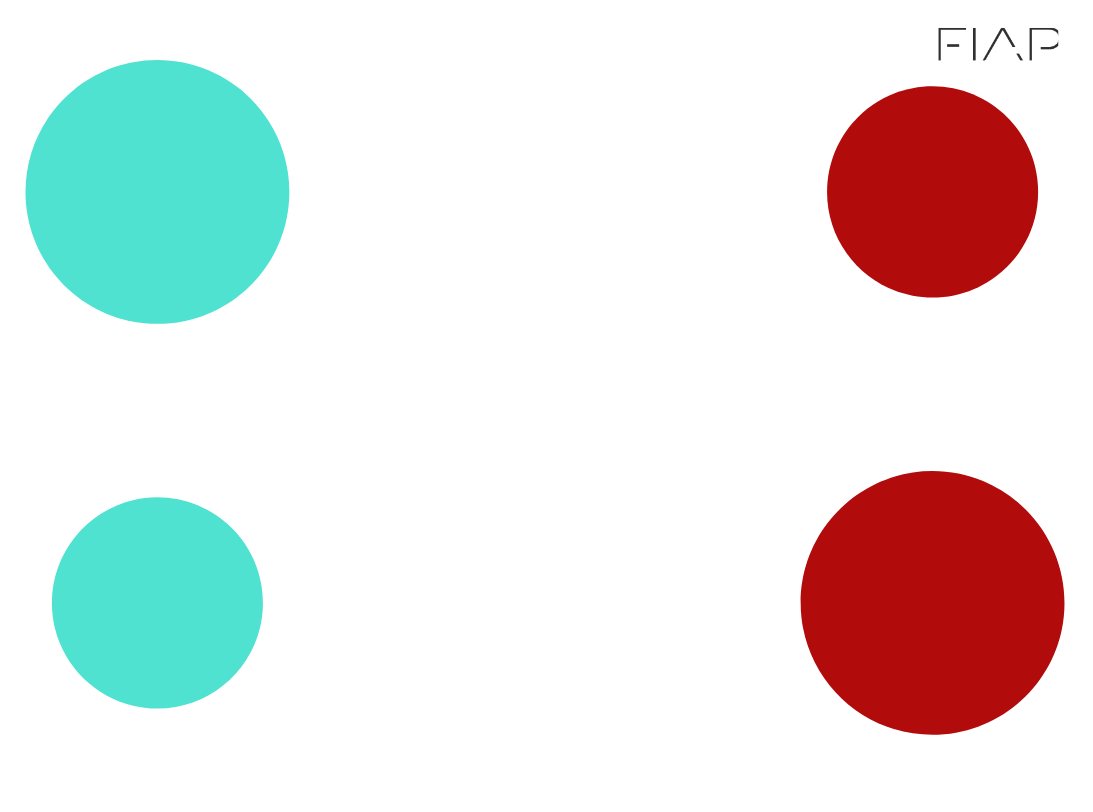
#> input picture image/circulos.png, 1093 x 812 px, found by its file name
$ jupyter execute opencv_nac.ipynb   (shell and % lines are left out)
#> lines starting #> are read from the running program, lines starting #| are printed output that depends on the picture; after the words box and inside, x2 and y2 are one past the last pixel; in counts of white or black regions, pixels touching at a corner belong together
# R1
Segmenta ou filtra os círculos maiores da imagem baseado em cores ou canais da imagem ou por exemplos com contornos e produz output visual. Exibe a área e o centro de massa da imagem. Use circulo.png

[cell 1]

import cv2
from matplotlib import pyplot as plt
import numpy as np
import math

def segmentAndCalculate(mask):
  contour, _ = cv2.findContours(mask, cv2.RETR_TREE, cv2.CHAIN_APPROX_SIMPLE)
  mask_rgb = cv2.cvtColor(mask, cv2.COLOR_GRAY2RGB)

  big = None
  small = None
  small_area = cv2.contourArea(contour[0])
  big_area = 0

  for c in contour:
    area = cv2.contourArea(c)
    if area <= small_area:
      small_area = area
      small = c

  for c in contour:
      area = cv2.contourArea(c)
      if area > big_area:
          big_area = area
          big = c
  mask = cv2.fillPoly(mask_rgb, [small], 0)

  hough_mask = mask.copy()

  M = cv2.moments(big)
  if M["m00"] != 0:
    cx = int(M["m10"] / M["m00"])
    cy = int(M["m01"] / M["m00"])

  size = 20
  color = (128,128,0)
  cv2.line(mask,(cx - size,cy),(cx + size,cy),color,5)
  cv2.line(mask,(cx,cy - size),(cx, cy + size),color,5)

  font = cv2.FONT_HERSHEY_SIMPLEX
  cv2.putText(mask, f'Area: {str(big_area)}', (cx-100,cy+170), font,1,(200,50,0),2,cv2.LINE_AA)

  return mask, hough_mask, cx, cy

img = cv2.imread("circulos.png")
#> img is the input picture: shape (812, 1093, 3); mean B, G, R 225.5, 227.3, 229.2
img_rgb = cv2.cvtColor(img, cv2.COLOR_BGR2RGB)
img_hsv = cv2.cvtColor(img, cv2.COLOR_BGR2HSV)
#> img_hsv: shape (812, 1093, 3); mean H, S, V 8.8, 40.9, 244.1

red_lower_hsv = np.array([0, 200, 85])
red_upper_hsv = np.array([15, 255, 255])

blue_lower_hsv = np.array([80, 100, 100])
blue_upper_hsv = np.array([100, 210, 255])

red_mask = cv2.inRange(img_hsv, red_lower_hsv, red_upper_hsv)
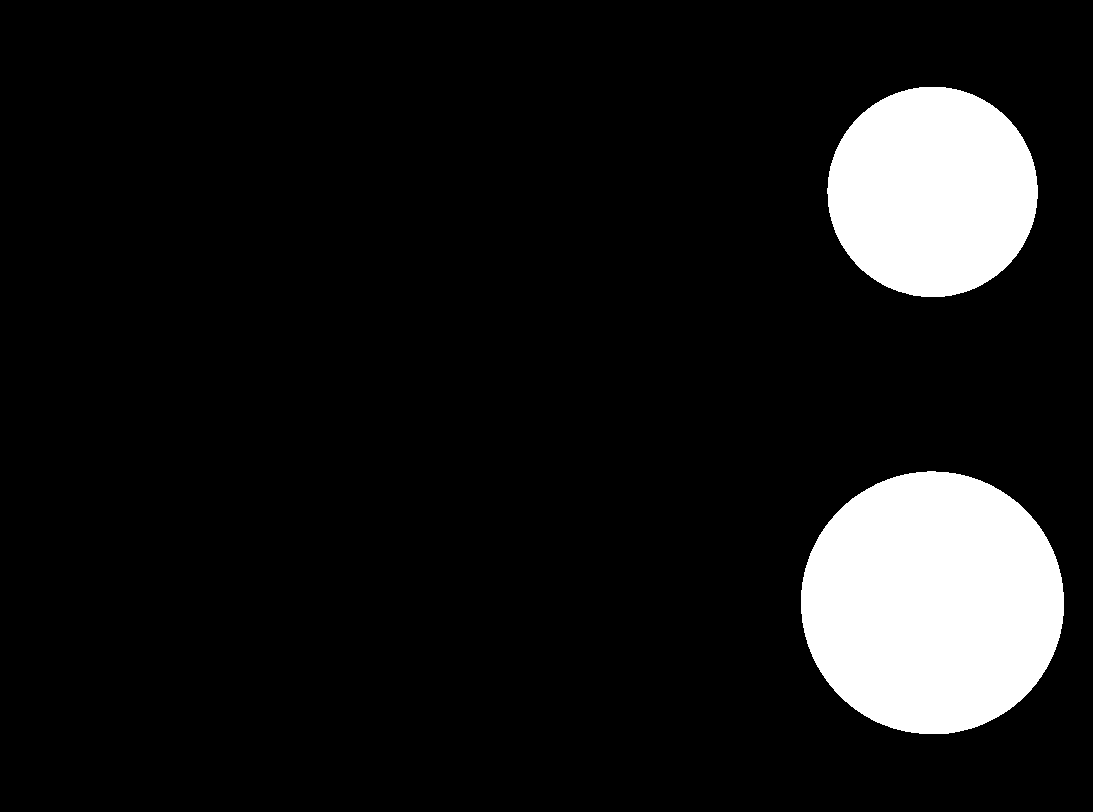
#> red_mask: shape (812, 1093); 10% white; 2 white regions, box (x1, y1, x2, y2) and area: (801, 471, 1064, 734) 54351, (827, 87, 1038, 297) 34795
blue_mask = cv2.inRange(img_hsv, blue_lower_hsv, blue_upper_hsv)
#> blue_mask: shape (812, 1093); 10.1% white; 2 white regions

mask_red,hough_mask_red, cx_red, cy_red = segmentAndCalculate(red_mask)
#> in segmentAndCalculate, `contour, _ = cv2.findContours(mask, cv2.RETR_TREE, cv2.CHAIN_APPROX_SI..`: contour = 2 contours; box (x1, y1, x2, y2) and area: (801, 471, 1064, 734) 53979, (827, 87, 1038, 297) 34497
#> in segmentAndCalculate, `small_area = cv2.contourArea(contour[0])`: small_area = 53979
#> the loop in segmentAndCalculate, `for c in contour:` made 2 passes
#> (area, small_area) on passes 1 to 2: (53979, 53979), (34497, 34497)
#> after the loop in segmentAndCalculate, `for c in contour:`: small = contour of 304 points, box (x1, y1, x2, y2) (827, 87, 1038, 297), area 34497; small_area = 34497
#> the loop in segmentAndCalculate, `for c in contour:` made 2 passes
#> area on pass 2: 34497
#> after the loop in segmentAndCalculate, `for c in contour:`: big = contour of 374 points, box (x1, y1, x2, y2) (801, 471, 1064, 734), area 53979; big_area = 53979
#> in segmentAndCalculate, `mask = cv2.fillPoly(mask_rgb, [small], 0)`: mask: shape (812, 1093, 3); 6.1% white; 1 white region
#> in segmentAndCalculate, `M = cv2.moments(big)`: M = moments, m00 53979, centre m10/m00, m01/m00 = (932, 602.4)
#> in segmentAndCalculate, `cx = int(M["m10"] / M["m00"])`: cx = 932
#> in segmentAndCalculate, `cy = int(M["m01"] / M["m00"])`: cy = 602
#> in segmentAndCalculate, `cv2.line(mask,(cx - size,cy),(cx + size,cy),color,5)`: mask: shape (812, 1093, 3); mean B, G, R 15.6, 15.6, 15.5
#> in segmentAndCalculate, `cv2.line(mask,(cx,cy - size),(cx, cy + size),color,5)`: mask: shape (812, 1093, 3); mean B, G, R 15.5, 15.5, 15.5
#> in segmentAndCalculate, `cv2.putText(mask, f'Area: {str(big_area)}', (cx-100,cy+170), font,1,(2..`:
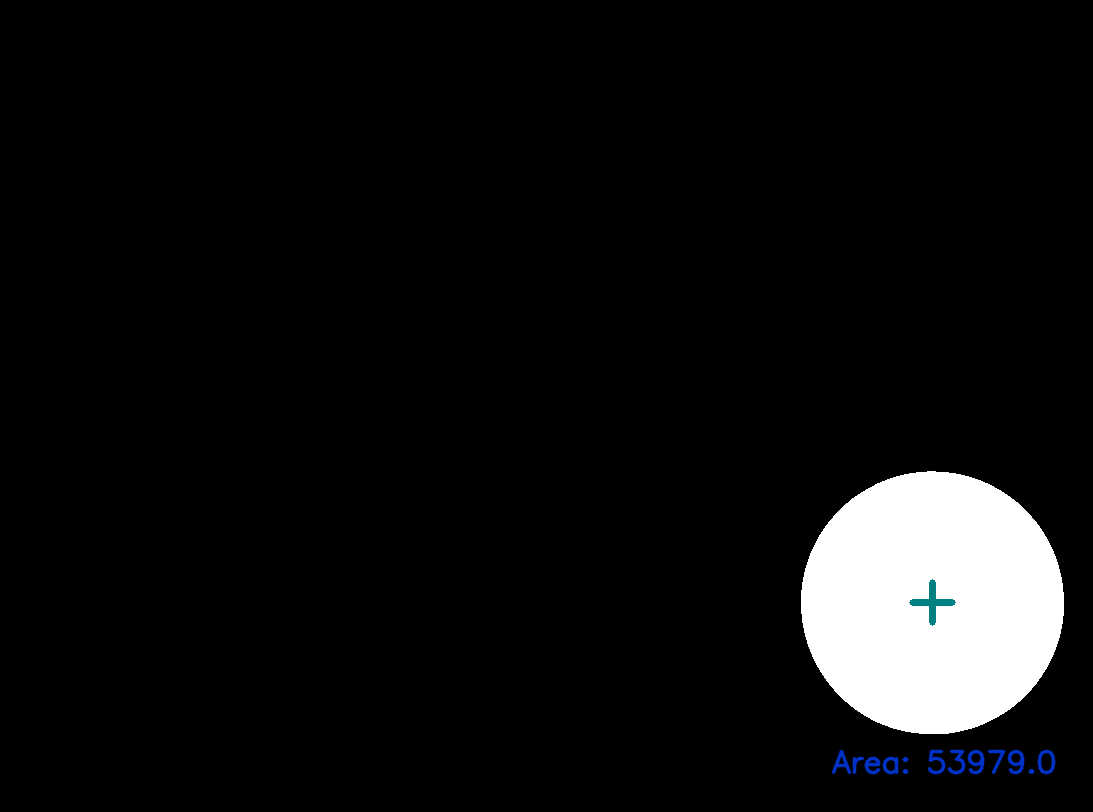
#> mask: shape (812, 1093, 3); mean B, G, R 15.9, 15.6, 15.5
#> cx_red = 932; cy_red = 602
mask_blue, hough_mask_blue, cx_blue, cy_blue = segmentAndCalculate(blue_mask)
#> in segmentAndCalculate (call 2), `contour, _ = cv2.findContours(mask, cv2.RETR_TREE, cv2.CHAIN_APPROX_SI..`: contour = 2 contours; box (x1, y1, x2, y2) and area: (26, 60, 289, 324) 54214, (52, 497, 263, 708) 34614
#> in segmentAndCalculate (call 2), `mask_rgb = cv2.cvtColor(mask, cv2.COLOR_GRAY2RGB)`: mask_rgb: shape (812, 1093, 3); 10.1% white; 2 white regions, box (x1, y1, x2, y2) and area: (26, 60, 289, 324) 54587, (52, 497, 263, 708) 34912
#> in segmentAndCalculate (call 2), `small_area = cv2.contourArea(contour[0])`: small_area = 34614
#> the loop in segmentAndCalculate (call 2), `for c in contour:` made 2 passes
#> (area, small_area) on pass 1: (34614, 34614)
#> area on pass 2: 54214
#> after the loop in segmentAndCalculate (call 2), `for c in contour:`: small = contour of 302 points, box (x1, y1, x2, y2) (52, 497, 263, 708), area 34614; small_area = 34614
#> the loop in segmentAndCalculate (call 2), `for c in contour:` made 2 passes
#> (area, big_area) on passes 1 to 2: (34614, 34614), (54214, 54214)
#> after the loop in segmentAndCalculate (call 2), `for c in contour:`: big = contour of 374 points, box (x1, y1, x2, y2) (26, 60, 289, 324), area 54214; big_area = 54214
#> in segmentAndCalculate (call 2), `mask = cv2.fillPoly(mask_rgb, [small], 0)`: mask: shape (812, 1093, 3); 6.2% white; 1 white region, box (x1, y1, x2, y2) and area: (26, 60, 289, 324) 54587
#> in segmentAndCalculate (call 2), `M = cv2.moments(big)`: M = moments, m00 54214, centre m10/m00, m01/m00 = (156.9, 191.5)
#> in segmentAndCalculate (call 2), `cx = int(M["m10"] / M["m00"])`: cx = 156
#> in segmentAndCalculate (call 2), `cy = int(M["m01"] / M["m00"])`: cy = 191
#> in segmentAndCalculate (call 2), `cv2.line(mask,(cx - size,cy),(cx + size,cy),color,5)`: mask: shape (812, 1093, 3); mean B, G, R 15.6, 15.6, 15.6
#> in segmentAndCalculate (call 2), `cv2.line(mask,(cx,cy - size),(cx, cy + size),color,5)`: mask: shape (812, 1093, 3); mean B, G, R 15.6, 15.6, 15.5
#> in segmentAndCalculate (call 2), `cv2.putText(mask, f'Area: {str(big_area)}', (cx-100,cy+170), font,1,(2..`:
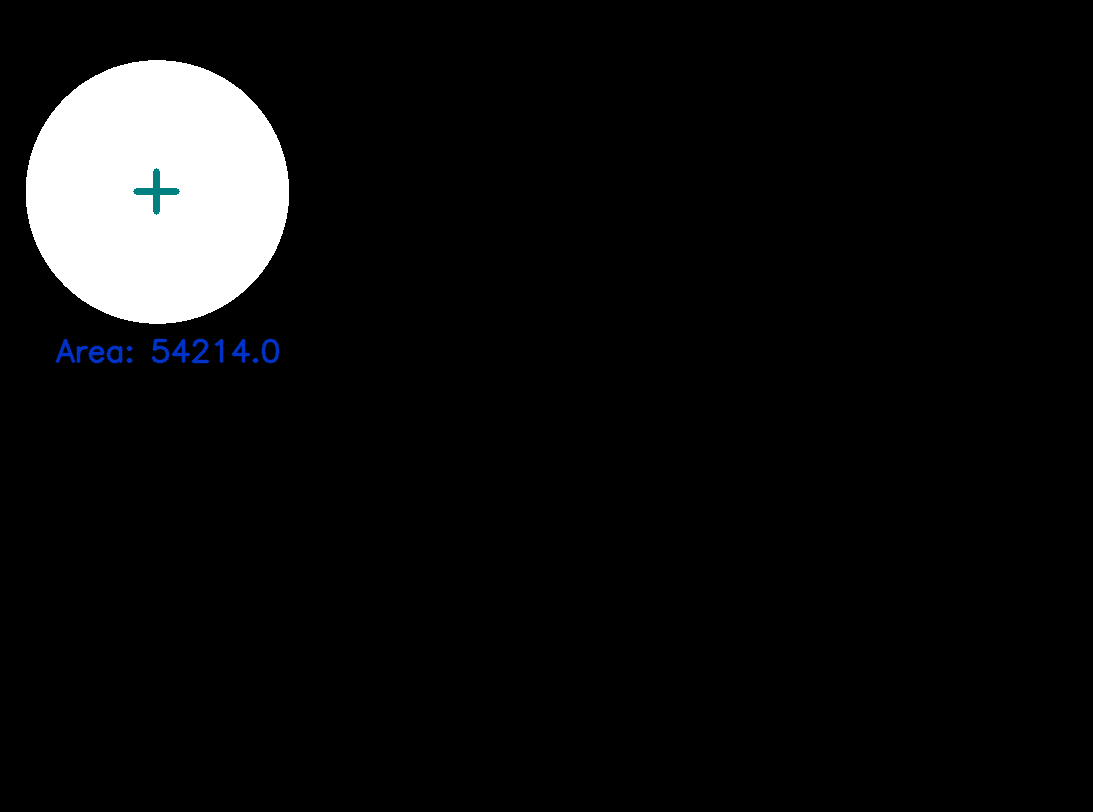
#> mask: shape (812, 1093, 3); mean B, G, R 16, 15.7, 15.5
#> cx_blue = 156; cy_blue = 191

mask = cv2.bitwise_or(mask_red, mask_blue)

hough_mask = cv2.bitwise_or(hough_mask_red, hough_mask_blue)
#> hough_mask: shape (812, 1093, 3); 12.3% white; 2 white regions, box (x1, y1, x2, y2) and area: (26, 60, 289, 324) 54587, (801, 471, 1064, 734) 54351

fig = plt.figure(figsize=(20,20))
plt.subplot(1, 2, 1)
plt.imshow(img_rgb, vmin=0, vmax=255);
plt.subplot(1, 2, 2)
plt.imshow(mask, cmap="Greys_r", vmin=0, vmax=255)
plt.show()
#> figure, not shown here; B, G, R data is drawn as R, G, B

# R2
Faz o R1, Detecta o contorno dos círculos com a transformada de hough, traça uma reta entre os dois centros dos círculos e calcula o ângulo de inclinação da reta em relação o plano horizontal e exibe esse resultado.

[cell 2]
img_gray = cv2.cvtColor(hough_mask, cv2.COLOR_BGR2GRAY)
edges = cv2.Canny(img_gray,50,150)
#> edges: shape (812, 1093); 0.2% white in thin lines or dots, all inside (x1, y1, x2, y2) = (25, 59, 1064, 734)
circles = cv2.HoughCircles(img_gray,cv2.HOUGH_GRADIENT,1,60,param1=30,param2=20,minRadius=1,maxRadius=0)
#> circles = [[158.5, 191.5, 132.6], [929.5, 602.5, 129.4]]
bordas_rgb = cv2.cvtColor(edges, cv2.COLOR_GRAY2RGB)
output = bordas_rgb


if circles is not None:
    circles = np.uint16(np.around(circles))
#> circles = [[158, 192, 133], [930, 602, 129]]
    for i in circles[0,:]:
        cv2.circle(output,(i[0],i[1]),i[2],(0,255,0),10)
        cv2.circle(output,(i[0],i[1]),2,(0,0,255),20)
#> this loop made 2 passes
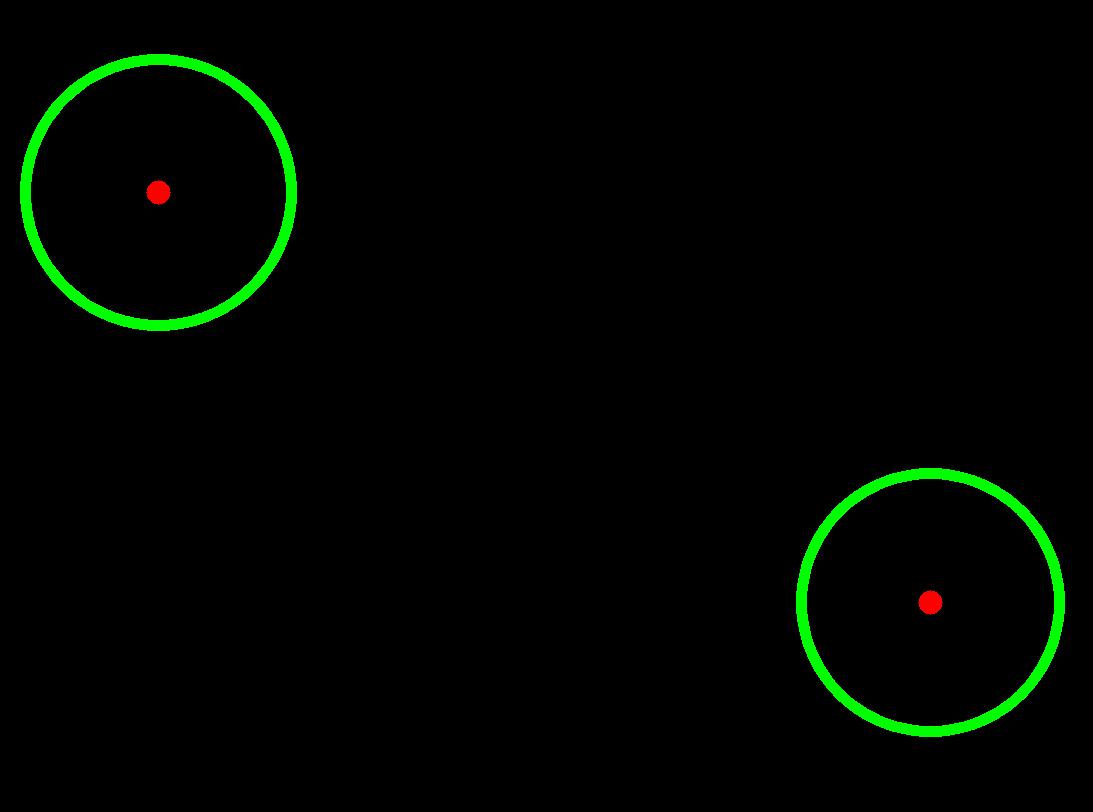
#> output: shape (812, 1093, 3); mean B, G, R 0, 5.2, 0.3

cv2.line(output, (cx_red, cy_red),(cx_blue, cy_blue), (255, 0, 0), thickness=8, lineType=2)

ang = round(math.degrees(math.atan2(cy_red-cy_blue, cx_red-cx_blue)))
#> ang = 28

font = cv2.FONT_HERSHEY_SIMPLEX
#> font = 0
cv2.putText(output, f'Angulo: {str(ang)}', (100,700), font,2,(200,50,0),5,cv2.LINE_AA)
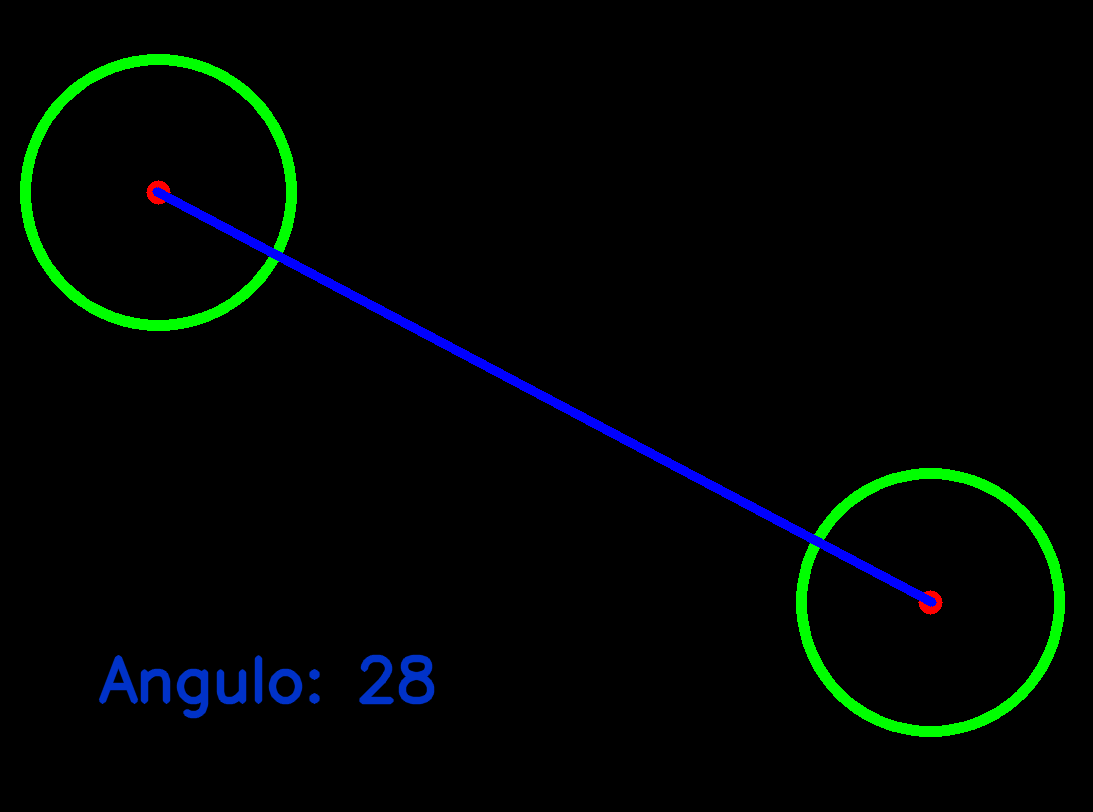
#> output: shape (812, 1093, 3); mean B, G, R 3.7, 5.5, 0.2

fig = plt.figure(figsize=(20,20))
plt.subplot(1, 2, 1)
plt.imshow(hough_mask, vmin=0, vmax=255);
plt.subplot(1, 2, 2)
plt.imshow(output, cmap="Greys_r", vmin=0, vmax=255)
plt.show()
#> figure, not shown here; B, G, R data is drawn as R, G, B
